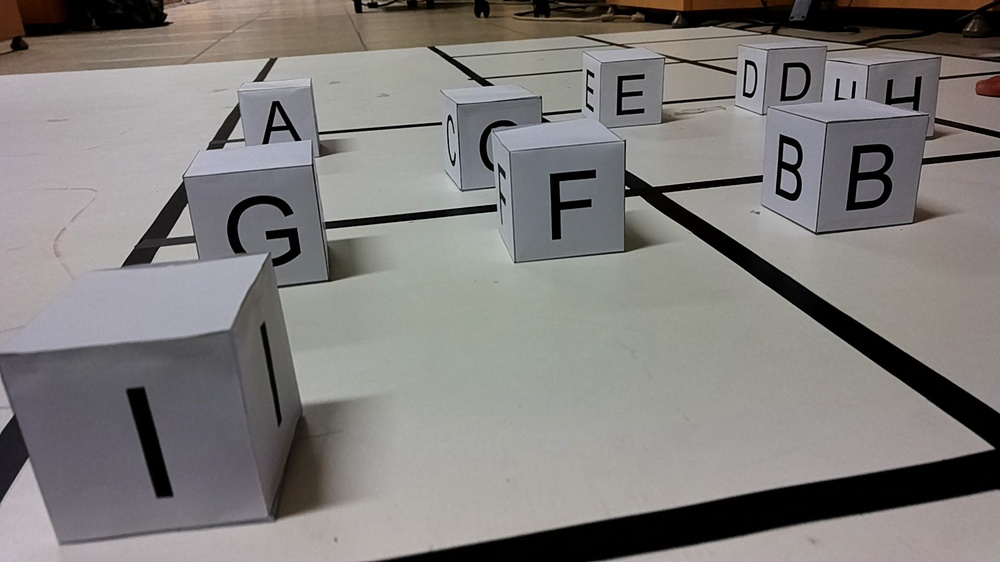
#> input picture 056.jpg, 1000 x 562 px, shrunk from 1920 x 1080 before the run, given in place of the camera
$ python VideoFunc.py
#> lines starting #> are read from the running program, lines starting #| are printed output that depends on the picture; after the words box and inside, x2 and y2 are one past the last pixel; in counts of white or black regions, pixels touching at a corner belong together
#Código funcional

# import the libraries

import cv2
import pytesseract
import numpy as np
# define a video capture object
vid = cv2.VideoCapture(0)
pytesseract.pytesseract.tesseract_cmd = r'C:\Program Files\Tesseract-OCR\tesseract.exe'

while (True):
    # Capture the video frame
    # by frame
    ret, frame = vid.read()
#> frame is the input picture: shape (562, 1000, 3); mean B, G, R 123.9, 125.7, 128.6
    #Filters
    gray = cv2.cvtColor(frame, cv2.COLOR_BGR2GRAY)
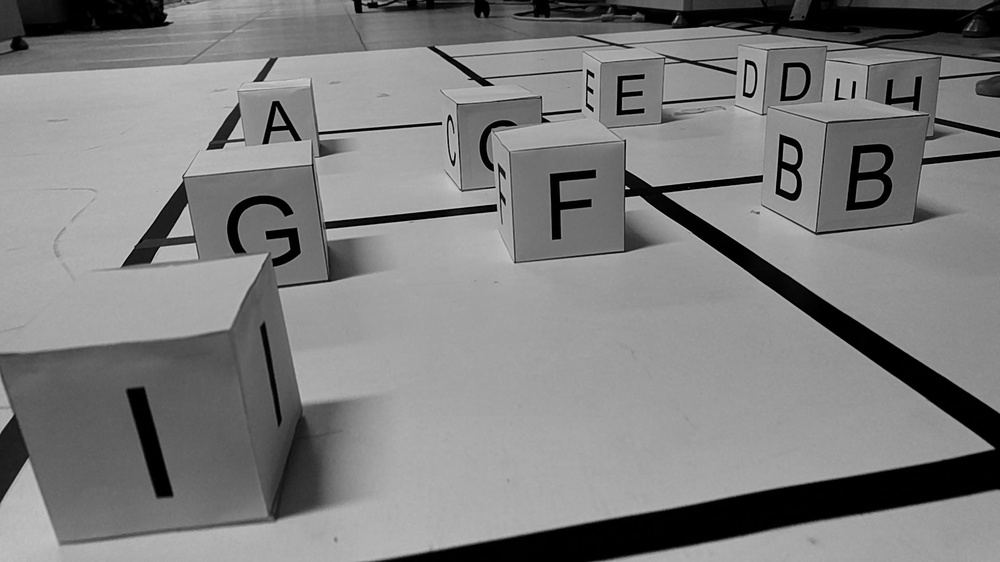
#> gray: shape (562, 1000); min 0, max 216, mean 126.4
    thresh = cv2.threshold(gray, 127, 255, cv2.THRESH_BINARY_INV + cv2.THRESH_OTSU)[1]
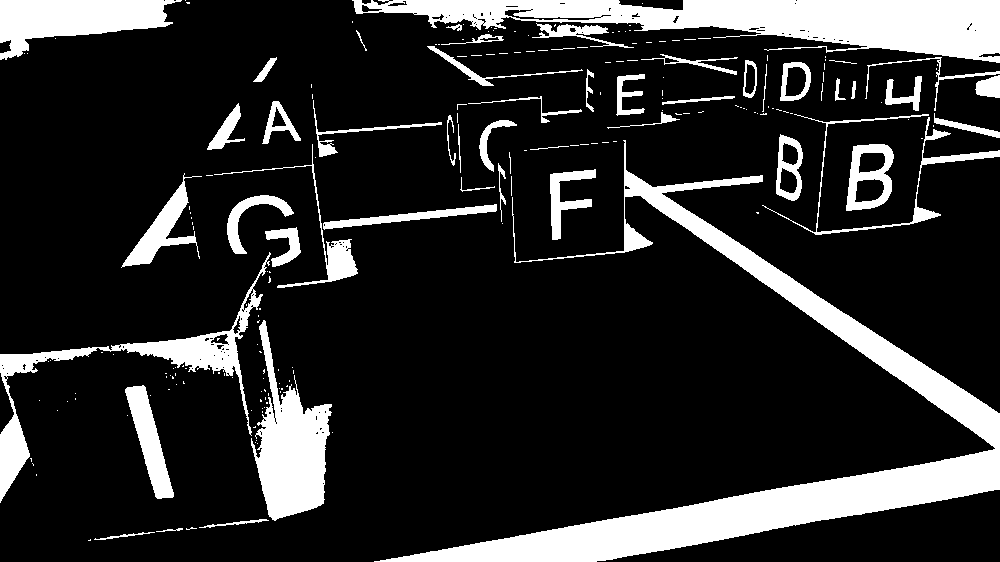
#> thresh: shape (562, 1000); 17.2% white; 211 white regions (159 under 20 px)
    items = cv2.findContours(thresh, cv2.RETR_EXTERNAL, cv2.CHAIN_APPROX_SIMPLE)
#> items = 209 contours, 167 with area under 20; largest, box (x1, y1, x2, y2) and area: (374, 140, 1000, 562) 31064, (352, 0, 1000, 63) 19569, (251, 320, 332, 521) 7482, (0, 252, 271, 503) 6102, (0, 0, 182, 60) 5830
    contours = items[0] if len(items) == 2 else items[1]
#> contours has the same summary as items

    # Display the resulting frame
    cv2.imshow('frame', thresh)

    img_contour = frame.copy()

    for i in range(len(contours)):
        area = cv2.contourArea(contours[i])
        if 100 < area < 10000:
            cv2.drawContours(img_contour, contours, i, (0, 0, 255), 2)
#> this loop made 209 passes
#> area on passes 2, 5, 36: 50, 83, 2136
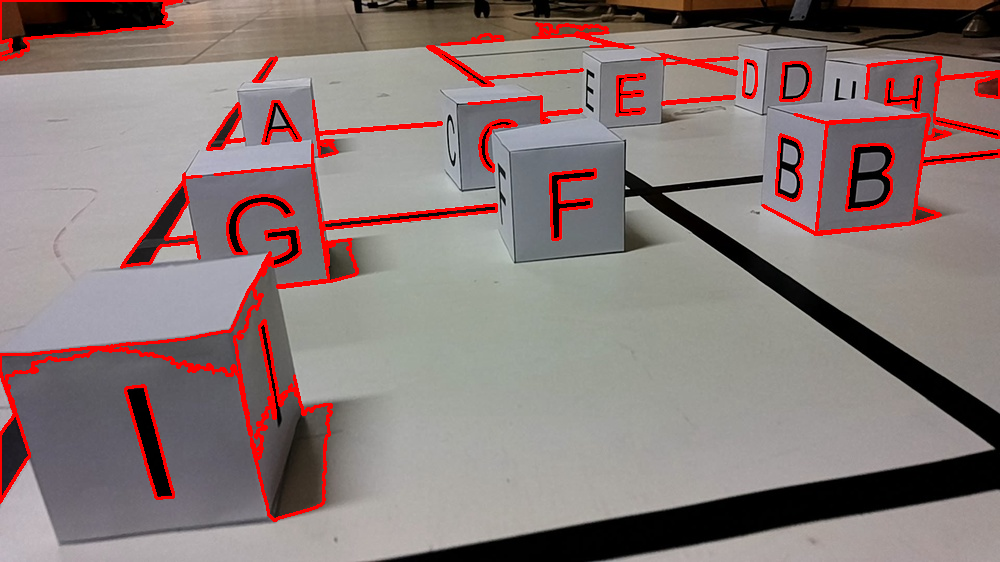
#> img_contour: shape (562, 1000, 3); 5.1% of pixels changed, all inside (x1, y1, x2, y2) = (0, 0, 1000, 522)

    detected = ""
    for c in contours:
        x, y, w, h = cv2.boundingRect(c)
        ratio = h / w
        area = cv2.contourArea(c)
        base = np.ones(thresh.shape, dtype=np.uint8)
        # Adjust the ratio will allow us to recognize more cubes
        if ratio > 1 and 100 < area < 10000:
            base[y:y + h, x:x + w] = thresh[y:y + h, x:x + w]
            segment = cv2.bitwise_not(base)
            print(segment)
            custom_config = r'-l eng --oem 3 --psm 10 -c tessedit_char_whitelist="ABCDEFGHIJKLMNOPQRSTUVWXYZ" '
#> (the run stopped early here; a loop or call above may not have finished)
